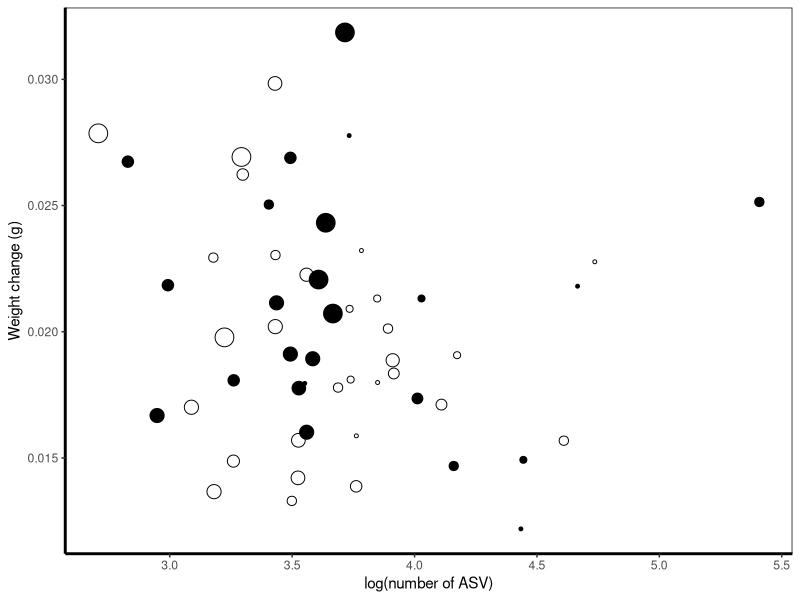

Write the R code that produced this figure.
# Libraries
library(ggplot2)
library(vegan)
library(dplyr)
library(lme4)
library(nlme)
library(gridExtra)
library(car)

# Plot themes
## With legend
Theme=theme_classic(base_size=11, base_family="Helvetica") +
  theme(axis.line = element_line(size = 1, colour = "black", linetype = "solid")) +theme(plot.title = element_text(size = 12))
## Without legends
Theme2=Theme+ theme(legend.position="none") + theme(panel.border=element_rect(fill=NA))

ASVtable=read.table('input_data/ASVtable_FunExp12021-03-24.txt', header=TRUE)
TAXtable=read.table('input_data/TAXtable_FunExp12021-03-24.txt', header=TRUE)
meta.table=read.table('input_data/METAtable_FunExp12021-03-24_sampleNamesFIX.txt', header=TRUE)

div.table=read.table('input_data/MetaDiv_table_FunExp12021-03-30.txt', header=TRUE)
colnames(div.table)[2]='Treatment'

fun.table=read.table('input_data/FunExp_metadata.txt', header=TRUE)

# Merge diversity and functional data and make sure weeks are numeric
fundiv.table=left_join(fun.table, div.table)
fundiv.table$leaf_age_weeks2=as.numeric(fundiv.table$leaf_age_weeks)

# remove rows with no diversity data for BEF analyses
fundiv.table_BEF1=fundiv.table[-which(is.na(fundiv.table$SampleID)),]
fundiv.table_BEF=fundiv.table_BEF1[-which(fundiv.table_BEF1$W_Change==min(fundiv.table_BEF1$W_Change)),]

## Figure BEF main
# create lines for each treatment separately:
mod.TAI=lm(W_Change~(richness), data=fundiv.table_BEF[which(fundiv.table_BEF$treatment=='TAI'),])
mod.TAO=lm(W_Change~(richness), data=fundiv.table_BEF[which(fundiv.table_BEF$treatment=='TAO'),])

ggplot(fundiv.table_BEF, aes(log(richness), W_Change)) + geom_jitter(color='black',shape=21, aes(size=leaf_age_weeks, fill=treatment))+ Theme2 + xlab('log(number of ASV)') + ylab('Weight change (g)') + scale_fill_manual(values=c('black','white')) 
#  geom_line(aes(log(richness), predict(mod.TAI)), linetype='dashed', data=fundiv.table2[which(fundiv.table2$treatment=='TAI'),]) + 
#  geom_line(aes(log(richness), predict(mod.TAO)), linetype='dotted', data=fundiv.table2[which(fundiv.table2$treatment=='TAO'),])
